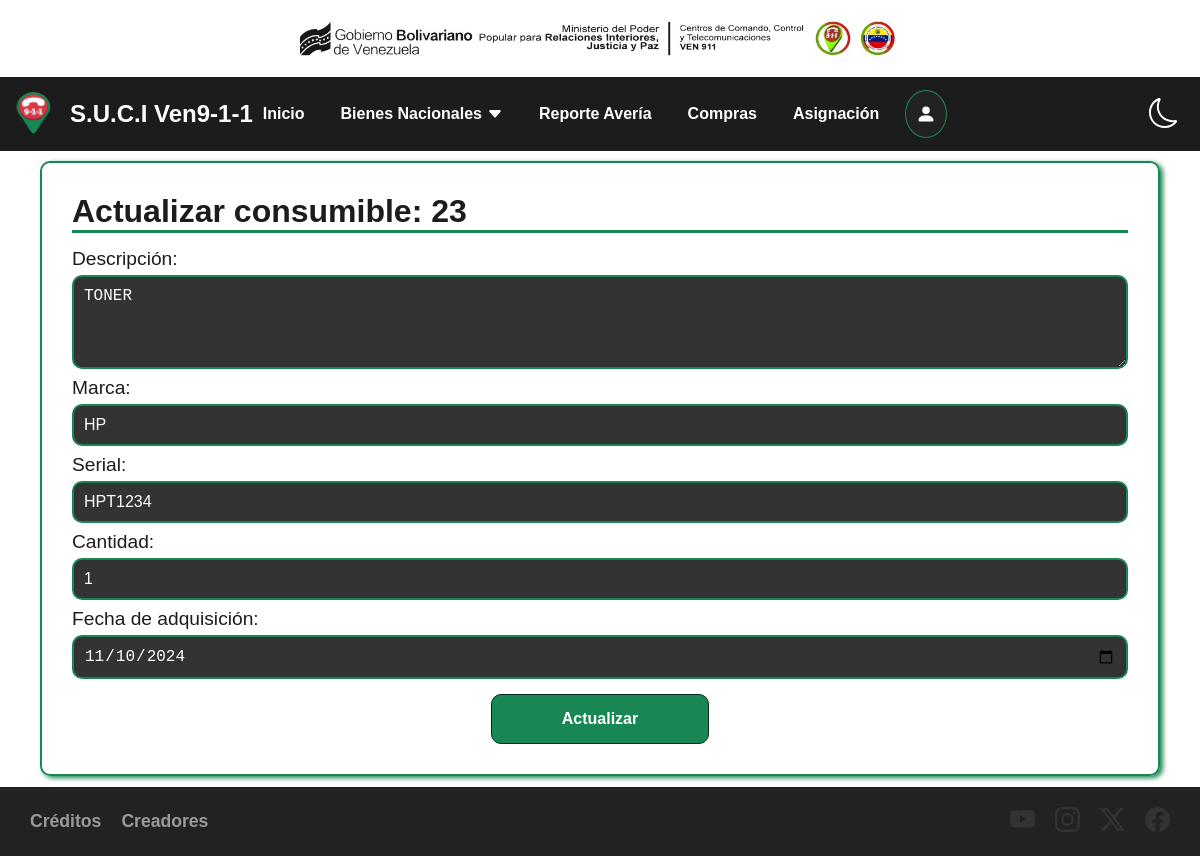
The page /bienes/consumible/23/ on the database its author committed.
### administracion/models.py (models this page shows, shortened)
class Articulo(models.Model):
    descripcion = models.TextField(max_length=255)
    marca = models.CharField(max_length=255, blank=True, null=True)
    modelo = models.CharField(max_length=255, blank=True, null=True)
    serial = models.CharField(max_length=255, blank=True, null=True)
    placa = models.CharField(max_length=255, blank=True, null=True)
    cantidad_combustible = models.IntegerField(blank=True, null=True)
    codigo_bn = models.CharField(max_length=255, blank=True, null=True)
    cantidad = models.IntegerField()
    tipo_articulo = models.ForeignKey(TipoArticulo, on_delete=models.CASCADE)
    condicion = models.ForeignKey(Condicion, on_delete=models.CASCADE)
    fecha_adq = models.DateField()
    asignado = models.BooleanField(default=False)
    user = models.ForeignKey(User, on_delete=models.CASCADE)
    created_at = models.DateTimeField(default=timezone.now)

### administracion/views.py (the view, shortened to what this page needs)
# urls.py: path('bienes/consumible/<int:consumible_id>/', views.update_consumible, name='update_consumible'),
def update_consumible(request, consumible_id):
    if request.method == 'GET':
        consumible = get_object_or_404(Articulo, pk=consumible_id)
        form = ConsumibleForm(instance=consumible)
        return render(request, 'consumible/update_consumible.html', {
            'consumible': consumible,
            'form': form
        })

### administracion/forms.py
class ConsumibleForm(forms.ModelForm):
    class Meta:
        model = Articulo
        fields = ['descripcion', 'marca', 'serial', 'cantidad', 'fecha_adq']
        labels = {
                    'descripcion': 'Descripción',
                    'marca': 'Marca',
                    'serial': 'Serial',
                    'cantidad': 'Cantidad',
                    'fecha_adq': 'Fecha de adquisición',
        }
        widgets = {
            'fecha_adq': forms.DateInput(format=('%Y-%m-%d'), attrs={'placeholder': 'Selecciona una fecha', 'type': 'date'}),
        }

### administracion/templates/consumible/update_consumible.html (shortened to what this page needs)
{% extends 'base.html' %}
{% block content %}
    <main class="content-form">
        <div>
            <form method="POST">
                <h1>Actualizar consumible: {{ consumible.id }}</h1>
                <div class="form-control">
                    {{ form }}
                </div>
                <div class="div-button">
                    <button>
                        Actualizar
                    </button>
                </div>
            </form>
        </div>
    </main>
{% endblock %}

### administracion/static/css/main.css (style rules this page uses)
:root { --grid-unit: 1rem; --border-radius-base: 0.5rem; }
[data-theme="light"] { --color-bg: #ffffff; --color-fg: #1c1c1c; }
body { background-color: var(--color-bg); color: var(--color-fg); margin: 0; font-family: sans-serif; }

### rows shown on the page
Articulo: id "23", descripcion "TONER", marca "HP", serial "HPT1234", cantidad "1", fecha_adq "11/10/2024"
